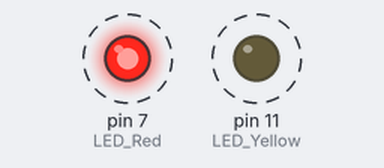
Bench run of a program on a simulated Raspberry Pi (header pin numbers). Parts: output pins drawn as LEDs (lit = HIGH). Dashed ring = blinking.

Above: at 0.05 s.
Timing chart, 0 to 3.0 s (numbered marks = the images above):
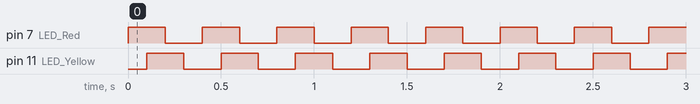

The program:

Code.py
```python
import time
import RPi.GPIO as GPIO
GPIO.setmode(GPIO.BOARD)
GPIO.setwarnings(False)

LED_Red = 7
LED_Yellow= 11

GPIO.setup(LED_Red, GPIO.OUT)
GPIO.setup(LED_Yellow, GPIO.OUT)

while 1:
   GPIO.output(LED_Red, True)
   time.sleep(0.1)
   GPIO.output(LED_Yellow, True)
   time.sleep(0.1)
   GPIO.output(LED_Red, False)
   time.sleep(0.1)
   GPIO.output(LED_Yellow, False)
   time.sleep(0.1)

   
```

Measured:
- by itself, pin 7 (LED_Red), pin 11 (LED_Yellow): alternates HIGH for 0.20 s and LOW for 0.20 s
